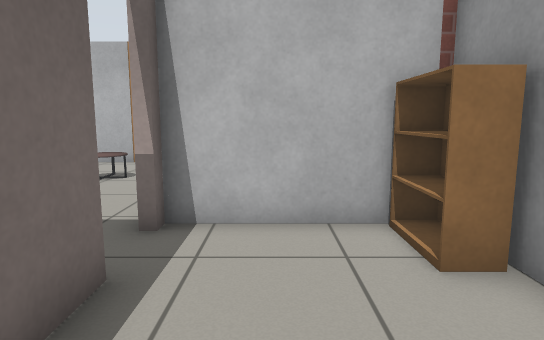
view 1 (above)

16 first-person views from a walk through a robot-simulator world made for Gazebo. The camera is 0.9 m above the floor, tilts 8° down and sees 75° across. The floor is counted in squares, 0.5 m on a side. Each view is taken from the middle of a square. On the plan, view 1 faces up. The plan holds only what a view shows up to about 17 squares ahead; the rest is blank. The robots in the file are not drawn. Gazebo's built-in surfaces are drawn with simple patterns. Simple shapes stand in for some stock models. Some surface patterns are stand-ins.

view 2
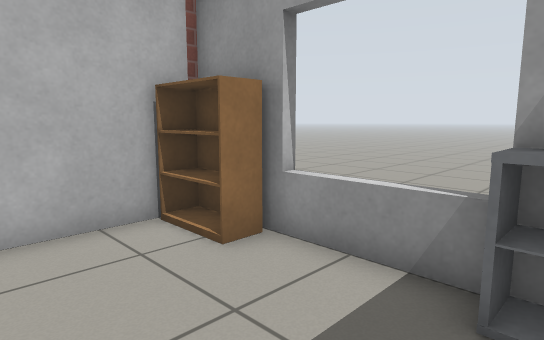

view 3
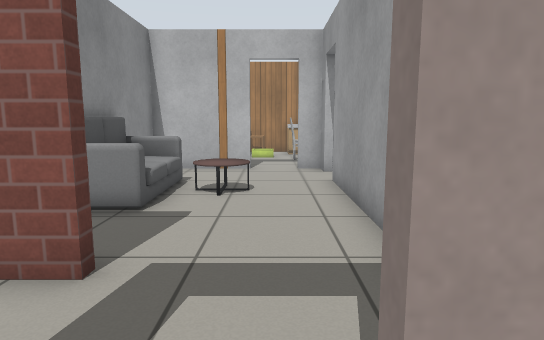

view 4
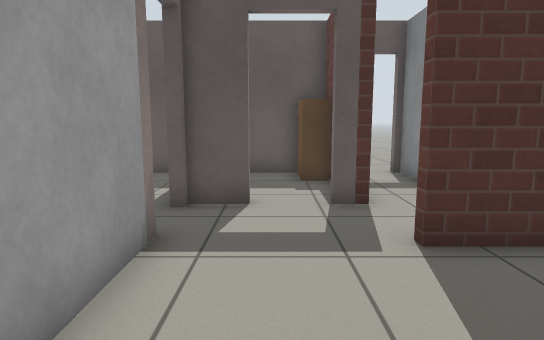

view 5
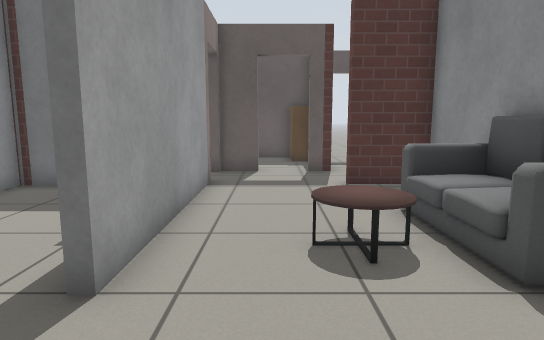

view 6
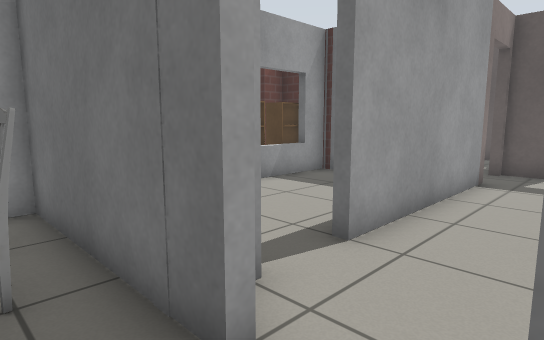

view 7
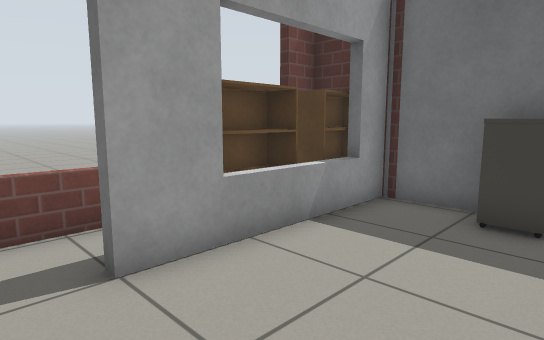

view 8
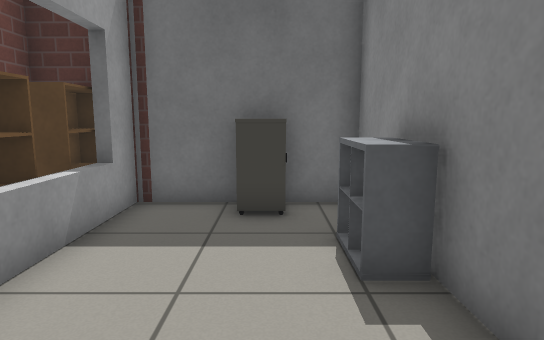

view 9
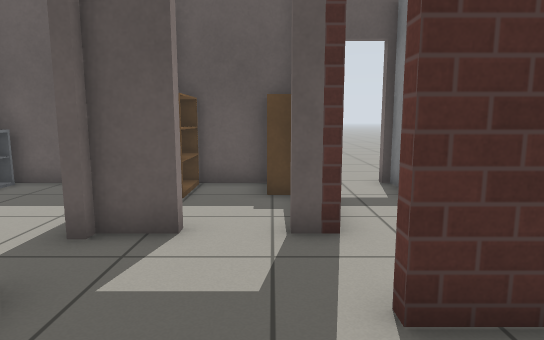

view 10
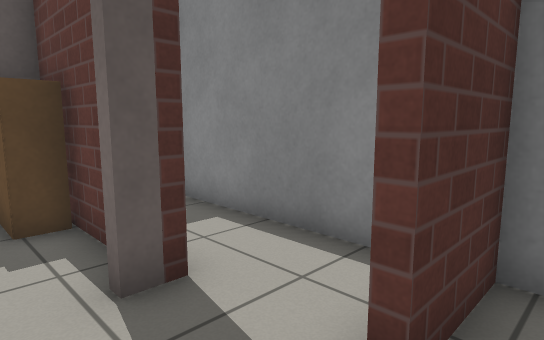

view 11
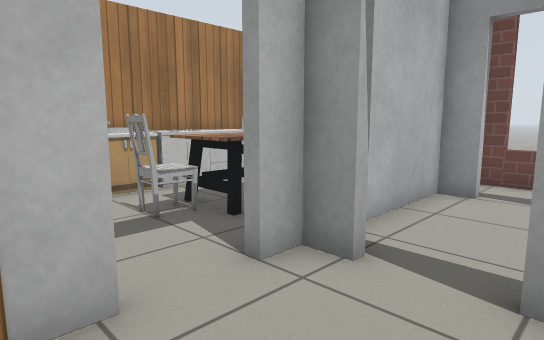

view 12
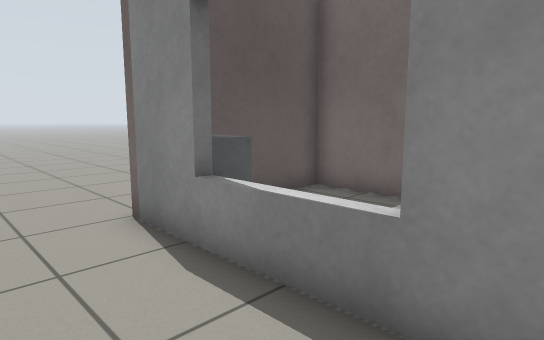

view 13
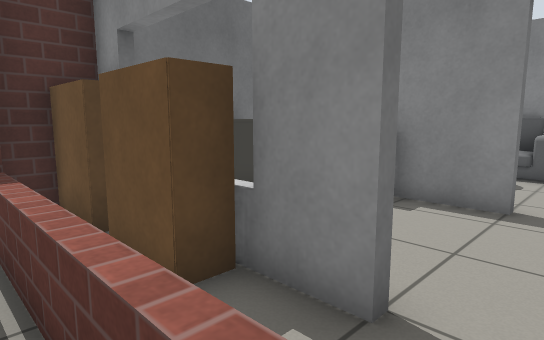

view 14
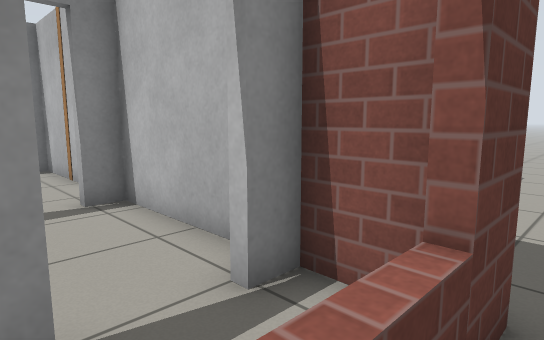

view 15
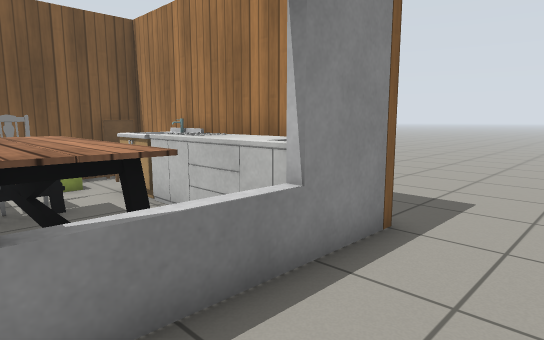

view 16
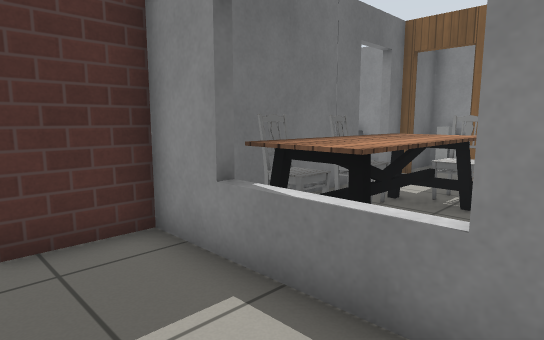

### Floor plan
Points are (right, up) in squares from view 1. A wall is a line through its corners. A room is listed if a view was taken in it or the views show most of it. See-through windows are left out.
Room 1 (views 1, 2)
walls: (-1.9, 3.9) (-1.9, -1.1) (2.8, -1.1); (3, 0.4) (3, 6) (-1.9, 6)
ways out: open door at (-2, 4.5) to room 3
objects: shelf (2, 0) to (3, 0); bookshelf (2, 4) to (2, 5)
Room 2 (view 3)
walls: (-5.7, 1.9) (-5.7, -1.1) (-2.4, -1.1); (-2.9, 3.2) (-3.5, 3.2)
ways out: open door at (-4.5, 3) to room 3
objects: bookshelf (-5, 0); bookshelf (-3, 0) to (-3, 1)
Room 3 (views 4, 9, 10, 11)
walls: (-6.1, 5.8) (-7.1, 5.8); (-8.4, 8.6) (-8.4, 6.5); (-7.5, 6.1) (-6.1, 6.1); (-2.2, 5.6) (-2.2, 12.6); (-8.4, 4.6) (-8.4, -1.1); (-6.1, 3.5) (-5.3, 3.5); (-3.5, 3.5) (-2.1, 3.5); (-2.2, 14.3) (-2.2, 15.2) (-3, 15.2); (-4.8, 15.2) (-8.4, 15.2) (-8.4, 12.4)
ways out: open door at (-2, 4.5) to room 1; open door at (-4.5, 3) to room 2; open door at (-3.5, 15) to room 4; open door at (-2, 13.5) to room 5; open door at (-7.5, -1)
objects: sofa (-8, 9) to (-7, 12); coffee table (-6, 11) to (-5, 12)
Room 4 (views 5, 6)
walls: (-3.4, 22.3) (-5.7, 22.3) (-5.7, 17.6); (-3, 15.5) (3, 15.5) (3, 16); (-5.7, 15.5) (-4.8, 15.5)
ways out: open door at (-3.5, 15) to room 3; opening at (3, 22.5) to room 7; open door at (-6, 16.5)
objects: chair (-5, 21) to (-5, 22); chair (-3, 18) to (-2, 19); sink (-3, 21) to (-2, 22); dining table (-2, 17) to (2, 19); chair (-1, 17) to (0, 17); counter (-1, 21) to (3, 22); chair (1, 16) to (2, 17)
Room 5 (views 7, 8)
walls: (-1.9, 12.6) (-1.9, 6.3) (3, 6.3) (3, 12.6); (3, 14.3) (3, 15.2) (-1.9, 15.2) (-1.9, 14.3)
ways out: open door at (-2, 13.5) to room 3; open door at (3, 13.5) to room 8
objects: shelf (-1, 9) to (-1, 10); side table (0, 7)
Room 6 (view 12)
walls: (3.3, 4.8) (3.3, -1.5)
ways out: opening at (5.5, -1)
Room 7 (views 13, 14, 15, 16)
walls: (2.9, 22.3) (2.4, 22.3); (3.3, 22.6) (3.3, 15.5) (5.4, 15.5) (5.4, 8.6)
ways out: opening at (3, 22.5) to room 4
Room 8 (no view inside)
walls: (5.1, 11.9) (5.1, 14.9); (3.3, 12.6) (3.3, 10.6); (3.3, 7.4) (3.3, 6.3) (5.1, 6.3) (5.1, 7.4); (4.9, 15.2) (3.3, 15.2) (3.3, 14.3)
ways out: open door at (3, 13.5) to room 5
objects: bookshelf (4, 7) to (4, 8); bookshelf (4, 9) to (4, 11)

Positions as (right, up) in squares from view 1, and headings:
1: (0, 0), facing up
2: (-1, 0), facing up-right
3: (-4, 2), facing up
4: (-4, 11), facing down
5: (-4, 16), facing down
6: (-5, 17), facing down-right
7: (-1, 14), facing down-right
8: (0, 14), facing down
9: (-5, 9), facing down
10: (-4, 7), facing down-left
11: (-6, 12), facing up-right
12: (6, 5), facing down-left
13: (6, 14), facing down-left
14: (6, 12), facing up-left
15: (6, 17), facing up-left
16: (6, 21), facing down-left
